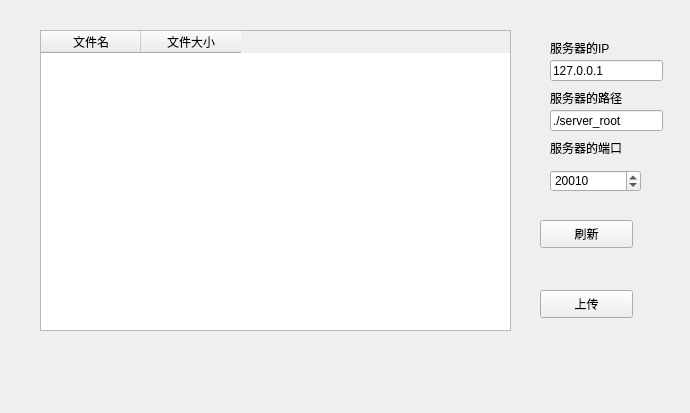
<?xml version="1.0" encoding="UTF-8"?>
<ui version="4.0">
 <class>XDiskGUIClass</class>
 <widget class="QWidget" name="XDiskGUIClass">
  <property name="geometry">
   <rect>
    <x>0</x>
    <y>0</y>
    <width>690</width>
    <height>413</height>
   </rect>
  </property>
  <property name="windowTitle">
   <string>XDiskGUI</string>
  </property>
  <widget class="QTableWidget" name="fileListWidget">
   <property name="geometry">
    <rect>
     <x>40</x>
     <y>30</y>
     <width>471</width>
     <height>301</height>
    </rect>
   </property>
   <column>
    <property name="text">
     <string>文件名</string>
    </property>
   </column>
   <column>
    <property name="text">
     <string>文件大小</string>
    </property>
   </column>
  </widget>
  <widget class="QPushButton" name="refreshButton">
   <property name="geometry">
    <rect>
     <x>540</x>
     <y>220</y>
     <width>93</width>
     <height>28</height>
    </rect>
   </property>
   <property name="text">
    <string>刷新</string>
   </property>
  </widget>
  <widget class="QPushButton" name="uploadButton">
   <property name="geometry">
    <rect>
     <x>540</x>
     <y>290</y>
     <width>93</width>
     <height>28</height>
    </rect>
   </property>
   <property name="text">
    <string>上传</string>
   </property>
  </widget>
  <widget class="QLineEdit" name="ipEdit">
   <property name="geometry">
    <rect>
     <x>550</x>
     <y>60</y>
     <width>113</width>
     <height>21</height>
    </rect>
   </property>
   <property name="text">
    <string>127.0.0.1</string>
   </property>
  </widget>
  <widget class="QLineEdit" name="serverPathEdit">
   <property name="geometry">
    <rect>
     <x>550</x>
     <y>110</y>
     <width>113</width>
     <height>21</height>
    </rect>
   </property>
   <property name="text">
    <string>./server_root</string>
   </property>
  </widget>
  <widget class="QLabel" name="ipLabel">
   <property name="geometry">
    <rect>
     <x>550</x>
     <y>40</y>
     <width>91</width>
     <height>16</height>
    </rect>
   </property>
   <property name="text">
    <string>服务器的IP</string>
   </property>
  </widget>
  <widget class="QLabel" name="serverPathLabel">
   <property name="geometry">
    <rect>
     <x>550</x>
     <y>90</y>
     <width>101</width>
     <height>16</height>
    </rect>
   </property>
   <property name="text">
    <string>服务器的路径</string>
   </property>
  </widget>
  <widget class="QLabel" name="portLabel">
   <property name="geometry">
    <rect>
     <x>550</x>
     <y>140</y>
     <width>101</width>
     <height>16</height>
    </rect>
   </property>
   <property name="text">
    <string>服务器的端口</string>
   </property>
  </widget>
  <widget class="QSpinBox" name="portBox">
   <property name="geometry">
    <rect>
     <x>550</x>
     <y>170</y>
     <width>91</width>
     <height>22</height>
    </rect>
   </property>
   <property name="maximum">
    <number>65535</number>
   </property>
   <property name="value">
    <number>20010</number>
   </property>
  </widget>
 </widget>
 <layoutdefault spacing="6" margin="11"/>
 <resources>
  <include location="xdisk_gui.qrc"/>
 </resources>
 <connections>
  <connection>
   <sender>refreshButton</sender>
   <signal>clicked()</signal>
   <receiver>XDiskGUIClass</receiver>
   <slot>Refresh()</slot>
   <hints>
    <hint type="sourcelabel">
     <x>601</x>
     <y>231</y>
    </hint>
    <hint type="destinationlabel">
     <x>648</x>
     <y>445</y>
    </hint>
   </hints>
  </connection>
  <connection>
   <sender>uploadButton</sender>
   <signal>clicked()</signal>
   <receiver>XDiskGUIClass</receiver>
   <slot>Upload()</slot>
   <hints>
    <hint type="sourcelabel">
     <x>568</x>
     <y>307</y>
    </hint>
    <hint type="destinationlabel">
     <x>707</x>
     <y>348</y>
    </hint>
   </hints>
  </connection>
 </connections>
 <slots>
  <slot>Refresh()</slot>
  <slot>Upload()</slot>
 </slots>
</ui>
